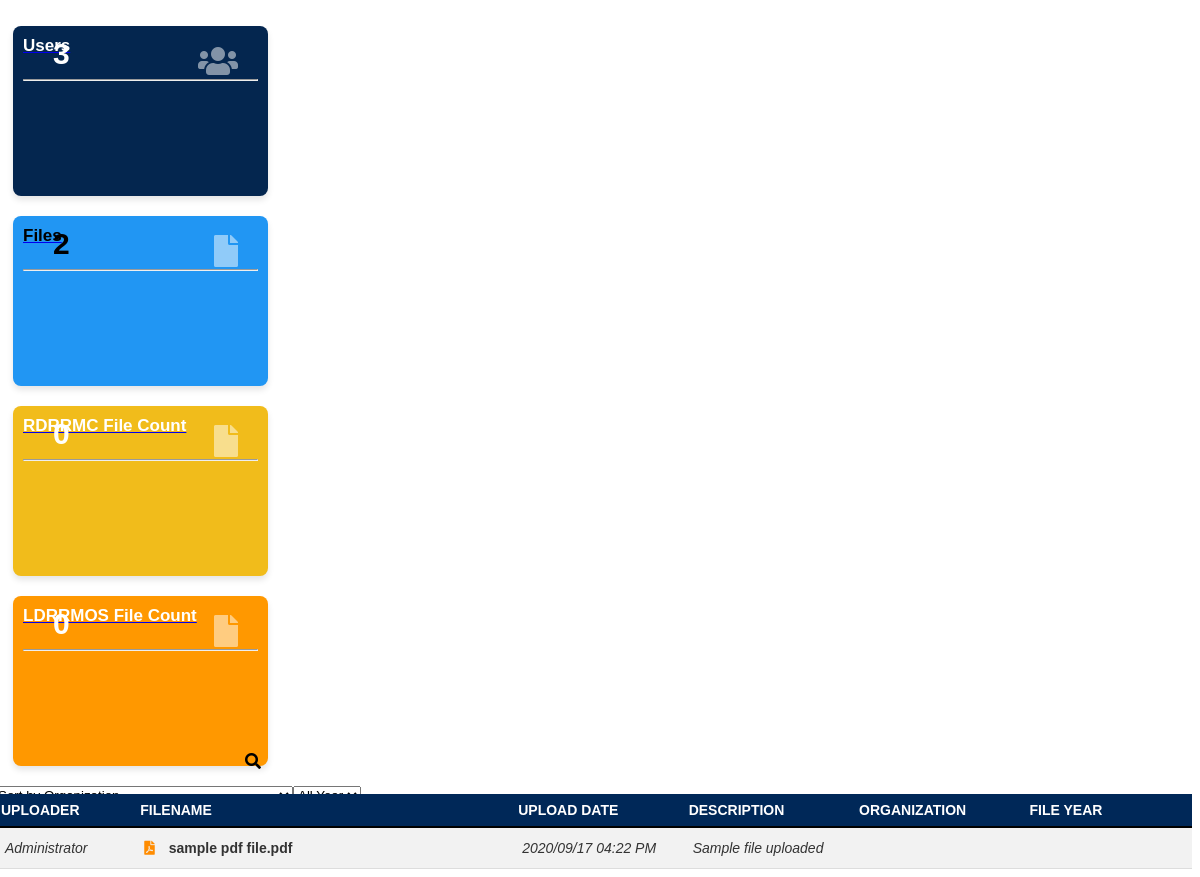
/home.php, run on an earlier commit of the app's database.
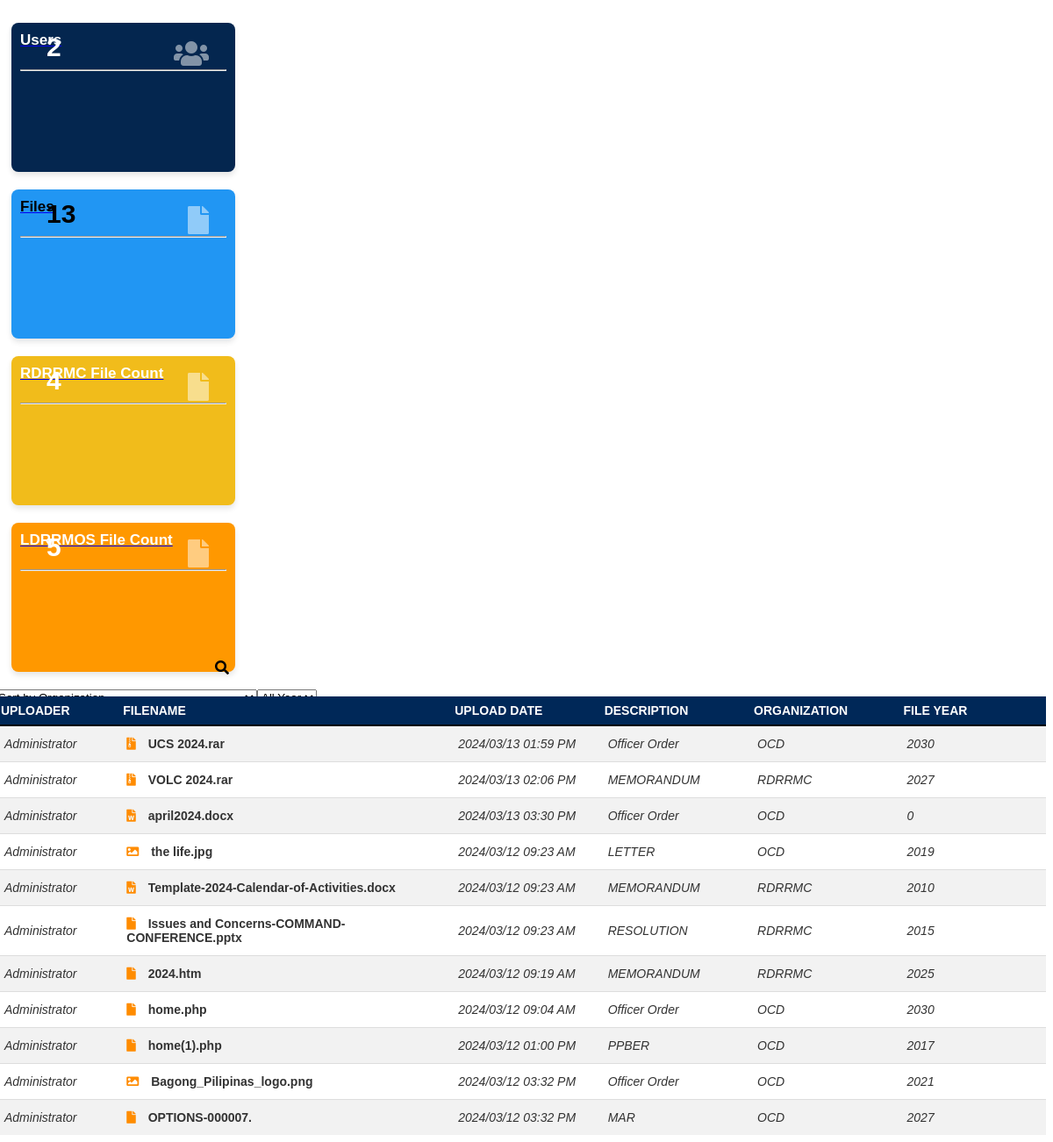
And on a later commit of the database.
### tables this page shows
CREATE TABLE `files` (
  `id` int(11) NOT NULL,
  `name` varchar(200) NOT NULL,
  `description` text NOT NULL,
  `user_id` int(30) NOT NULL,
  `folder_id` int(30) NOT NULL,
  `file_type` varchar(50) NOT NULL,
  `file_path` text NOT NULL,
  `is_public` tinyint(1) DEFAULT 0,
  `date_updated` datetime NOT NULL DEFAULT current_timestamp() ON UPDATE current_timestamp(),
  `organization` varchar(255) NOT NULL,
  `year` int(4) NOT NULL
);

CREATE TABLE `users` (
  `id` int(30) NOT NULL,
  `name` varchar(200) NOT NULL,
  `username` varchar(100) NOT NULL,
  `password` varchar(200) NOT NULL,
  `type` tinyint(1) NOT NULL DEFAULT 2 COMMENT '1+admin , 2 = users'
);

### home.php (the view, shortened to what the changed rows need)
<!DOCTYPE html>
<html lang="en">
<head>
    <link rel="stylesheet" href="styles.css">
    <link rel="stylesheet" href="loading.css">
</head>
<body>
<br>
<div class="containe-fluid">
    <?php include('db_connect.php');
    include 'db_connect.php';
    $sql_rdrrmc_count = "SELECT COUNT(*) AS rdrrmc_count FROM rdrrmc";
    $result_rdrrmc_count = $conn->query($sql_rdrrmc_count);
    $rdrrmc_count = $result_rdrrmc_count->fetch_assoc()['rdrrmc_count'];
    $sql_ldrrmos_count = "SELECT COUNT(*) AS ldrrmos_count FROM ldrrmos";
    $result_ldrrmos_count = $conn->query($sql_ldrrmos_count);
    $ldrrmos_count = $result_ldrrmos_count->fetch_assoc()['ldrrmos_count'];
    $files = $conn->query("SELECT f.*,u.name as uname FROM files f inner join users u on u.id = f.user_id where  f.is_public = 1 order by date(f.date_updated) desc");
    ?>
<div class="container">
        <div class="row">
            <div class="col-lg-12">
            <a href="http://localhost/fms/index.php?page=users">
                <div class="card custom-card users-box ml-4 float-left">
            <div class="card-body text-white">
                <h3 class="text-right number-top-right"><b><?php echo $conn->query('SELECT * FROM users')->num_rows ?></b></h3>
            </div>
        </div></a>
        <a href="http://localhost/fms/index.php?page=files">
        <div class="card custom-card files-box ml-4 float-left">
            <div class="card-body text-white">
                <h3 class="text-right number-top-right"><b><?php echo $conn->query('SELECT * FROM files')->num_rows ?></b></h3>
            </div>
        </div></a>
        <a href="http://localhost/fms/index.php?page=viewpers">
        <div class="card custom-card rdrrmc-count-box ml-4 float-left">
            <div class="card-body text-white">
                <h3 class="text-right number-top-right"><b><?php echo $rdrrmc_count; ?></b></h3>
            </div>
        </div></a>
        <a href="http://localhost/fms/index.php?page=viewpers">
        <div class="card custom-card ldrrmos-count-box ml-4 float-left">
            <div class="card-body text-white">
                <h3 class="text-right number-top-right"><b><?php echo $ldrrmos_count; ?></b></h3>
                </div>
            </div></a>
        </div>
    </div>
</div>
<link rel="stylesheet" href="https://cdnjs.cloudflare.com/ajax/libs/font-awesome/5.15.4/css/all.min.css">
<div class="row mt-3 ml-3 mr-3">
        <div class="card-body">
            <div class="file-table-container">
                <table width="100%" id="file-table">
                    <thead>
                        <tr>
                            <th width="12%" class="">Uploader</th>
                            <th width="35%" class="">Filename</th>
                            <th width="15%" class="">Upload Date</th>
                            <th width="15%" class="">Description</th>
                            <th width="15%" class="">Organization</th>
                            <th width="15%" class="">File Year</th>
                        </tr>
           <?php
                    while ($row = $files->fetch_assoc()) :
                        $name = explode(' ||', $row['name']);
                        $name = isset($name[1]) ? $name[0] . "(" . $name[1] . ")." . $row['file_type'] : $name[0] . "." . $row['file_type'];
                        $img_arr = array('png', 'jpg', 'jpeg', 'gif', 'psd', 'tif');
                        $doc_arr = array('doc', 'docx');
                        $pdf_arr = array('pdf', 'ps', 'eps', 'prn');
                        $icon = 'fa-file';
                        if (in_array(strtolower($row['file_type']), $img_arr))
                            $icon = 'fa-image';
                        if (in_array(strtolower($row['file_type']), $doc_arr))
                            $icon = 'fa-file-word';
                        if (in_array(strtolower($row['file_type']), $pdf_arr))
                            $icon = 'fa-file-pdf';
                        if (in_array(strtolower($row['file_type']), ['zip', 'rar', 'tar']))
                            $icon = 'fa-file-archive';
                    ?>
 <tr class='file-item' data-id="<?php echo $row['id'] ?>" data-name="<?php echo $name ?>" data-organization="<?php echo $row['organization'] ?>" data-description="<?php echo $row['description'] ?>" data-year="<?php echo $row['year'] ?>">
                            <td><i><?php echo ucwords($row['uname']) ?></i></td>
                            <td>
                                <large>
                                    <span><i class="fa <?php echo $icon ?>"></i></span>
                                    <b> <?php echo $name ?></b>
                                </large>
                            </td>
                            <td><i><?php echo date('Y/m/d h:i A', strtotime($row['date_updated'])) ?></i></td>
                            <td><i><?php echo $row['description'] ?></i></td>
                            <td><i><?php echo $row['organization'] ?></i></td>
                            <td><i><?php echo $row['year'] ?></i></td>
                        </tr>
                    <?php endwhile; ?>
                </table>
            </div>
        </div>
    </div>
</div>
</body>
</html>

What changed in the data, as far as the page shows it:
removed files: user.name "Administrator", name "sample pdf file.pdf", date_updated "2020/09/17 04:22 PM", description "Sample file uploaded"
added files: user.name "Administrator", name "UCS 2024.rar", date_updated "2024/03/13 01:59 PM", description "Officer Order", organization "OCD", year "2030"
added files: user.name "Administrator", name "VOLC 2024.rar", date_updated "2024/03/13 02:06 PM", description "MEMORANDUM", organization "RDRRMC", year "2027"
added files: user.name "Administrator", name "april2024.docx", date_updated "2024/03/13 03:30 PM", description "Officer Order", organization "OCD", year "0"
added files: user.name "Administrator", name "the life.jpg", date_updated "2024/03/12 09:23 AM", description "LETTER", organization "OCD", year "2019"
added files: user.name "Administrator", name "Template-2024-Calendar-of-Activities.docx", date_updated "2024/03/12 09:23 AM", description "MEMORANDUM", organization "RDRRMC", year "2010"
added files: user.name "Administrator", name "Issues and Concerns-COMMAND-CONFERENCE.pptx", date_updated "2024/03/12 09:23 AM", description "RESOLUTION", organization "RDRRMC", year "2015"
added files: user.name "Administrator", name "2024.htm", date_updated "2024/03/12 09:19 AM", description "MEMORANDUM", organization "RDRRMC", year "2025"
added files: user.name "Administrator", name "home.php", date_updated "2024/03/12 09:04 AM", description "Officer Order", organization "OCD", year "2030"
added files: user.name "Administrator", name "home(1).php", date_updated "2024/03/12 01:00 PM", description "PPBER", organization "OCD", year "2017"
added files: user.name "Administrator", name "Bagong_Pilipinas_logo.png", date_updated "2024/03/12 03:32 PM", description "Officer Order", organization "OCD", year "2021"
added files: user.name "Administrator", name "OPTIONS-000007.", date_updated "2024/03/12 03:32 PM", description "MAR", organization "OCD", year "2027"
Also different on the page:
$conn->query('SELECT * FROM users')->num_rows: "3" → "2"
$conn->query('SELECT * FROM files')->num_rows: "2" → "13"
$rdrrmc_count: "0" → "4"
$ldrrmos_count: "0" → "5"
